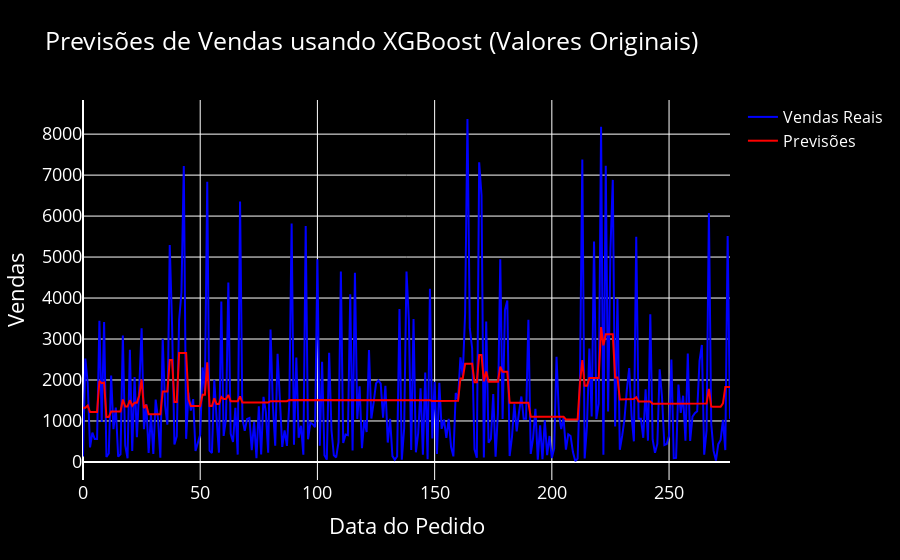

Source (notebook cell):
### Code cell
import pandas as pd
import numpy as np
from sklearn.model_selection import TimeSeriesSplit, GridSearchCV
from xgboost import XGBRegressor
from sklearn.metrics import mean_squared_error
import plotly.graph_objects as go
from typing import Tuple

def carregar_dados(filename: str) -> pd.DataFrame:
    dados = pd.read_csv(filename, sep=";", encoding="latin-1")
    dados['Data do pedido'] = pd.to_datetime(dados['Data do pedido'], errors='coerce')
    dados['Data de envio'] = pd.to_datetime(dados['Data de envio'], errors='coerce')
    dados['Quantidade'] = dados['Quantidade'].astype(int)
    dados['Vendas'] = pd.to_numeric(dados['Vendas'].str.replace(',', '.'))
    return dados

def tratamento_outliers(data: pd.Series, threshold: float = 3.0) -> pd.Series:
    mean = data.mean()
    std = data.std()
    is_outlier = (data - mean).abs() > threshold * std
    data_copy = data.copy()
    data_copy[is_outlier] = data.median()
    return data_copy

def dividir_dados(dados: pd.DataFrame) -> Tuple[np.ndarray, np.ndarray]:
    dados['Vendas'] = tratamento_outliers(dados['Vendas'])
    X = dados.index.astype('int64').values.reshape(-1, 1)
    y = dados['Vendas'].values
    return X, y

def treinar_modelo(X: np.ndarray, y: np.ndarray) -> XGBRegressor:
    tscv = TimeSeriesSplit(n_splits=5)
    
    param_grid = {
        'n_estimators': [100, 500, 1000],
        'learning_rate': [0.01, 0.1, 0.2],
        'max_depth': [5, 10, 15]
    }
    
    best_model = None
    best_mse = float('inf')
    
    for train_index, test_index in tscv.split(X):
        X_train, X_test = X[train_index], X[test_index]
        y_train, y_test = y[train_index], y[test_index]
        
        grid_search = GridSearchCV(XGBRegressor(objective='reg:squarederror', random_state=42), param_grid,
                                   cv=3, scoring='neg_mean_squared_error')
        grid_search.fit(X_train, y_train)
        model = grid_search.best_estimator_
    
        previsoes = model.predict(X_test)
    
        mse = mean_squared_error(y_test, previsoes) 
        print(f'MSE nos conjuntos de teste: {mse:.2f}')
    
        if mse < best_mse:
            best_mse = mse
            best_model = model
    
    return best_model

def criar_grafico(dados: pd.DataFrame, modelo: XGBRegressor) -> None:
    X, y = dividir_dados(dados)
    modelo.fit(X, y)
    previsoes = modelo.predict(X)
    df_resultados = pd.DataFrame({'Data': dados.index, 'Vendas_Real': y, 'Vendas_Previstas': previsoes})
    
    fig = go.Figure()
    fig.add_trace(go.Scatter(x=df_resultados['Data'], y=df_resultados['Vendas_Real'],
                             mode='lines', name='Vendas Reais', line=dict(color='blue')))
    
    fig.add_trace(go.Scatter(x=df_resultados['Data'], y=df_resultados['Vendas_Previstas'],
                             mode='lines', name='Previsões', line=dict(color='red')))
    
    fig.update_layout(
        title='Vendas - Previsao | Valor Real',
        xaxis_title='Data do Pedido',
        yaxis_title='Vendas',
        plot_bgcolor='black',
        paper_bgcolor='black',
        font=dict(color='white', size=18),
        showlegend=True,
        hovermode='x unified'
    )
    
    fig.update_layout(legend=dict(font=dict(size=16)))
    fig.update_layout(autosize=True)
    fig.show()
    
    for index, row in df_resultados.iterrows():
        data = row['Data']
        real = float(row['Vendas_Real'])
        previsto = float(row['Vendas_Previstas'])
        print(f'Data: {data}, Valor Real: {real:.2f}, Valor Previsto: {previsto:.2f}')

if __name__ == "__main__":
    filename = r'D:\seriestesteapp\super_loja.csv'
    dados = carregar_dados(filename)
    X, y = dividir_dados(dados)
    modelo = treinar_modelo(X, y) 
    criar_grafico(dados, modelo)

### Figure 1 — Plotly figure (JSON) as saved in the notebook; plotly's stock layout.template omitted (floating-point values rounded to 4 significant figures; data arrays with more than 128 entries replaced by an {"elided": "..."} marker saying what was removed)
{"data": [{"line": {"color": "blue"}, "mode": "lines", "name": "Vendas Reais", "type": "scatter", "x": {"elided": "277 int values"}, "y": {"elided": "277 float values"}}, {"line": {"color": "red"}, "mode": "lines", "name": "Previsões", "type": "scatter", "x": {"elided": "277 int values"}, "y": {"elided": "277 float values"}}], "layout": {"autosize": true, "font": {"color": "white", "size": 18}, "hovermode": "x unified", "legend": {"font": {"size": 16}}, "paper_bgcolor": "black", "plot_bgcolor": "black", "showlegend": true, "title": {"text": "Previsões de Vendas usando XGBoost (Valores Originais)"}, "xaxis": {"title": {"text": "Data do Pedido"}}, "yaxis": {"title": {"text": "Vendas"}}}}
